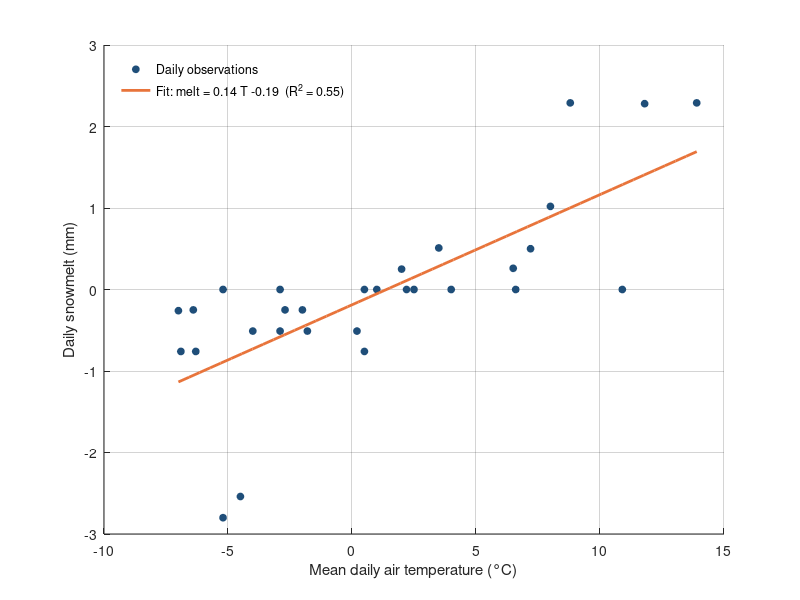

This chart was generated by the following MATLAB code:
% Daily snowmelt vs air temperature, Bogus Basin, April 2023 (degree-day regression)
% Chapter 6 draft; data supplied by chapter author (bogus_basin_april2023_temp_melt.csv)
% Run: run temperature_melt_regression.m -> figure_matlab.png (MATLAB or GNU Octave)
clear; close all;
fid = fopen('bogus_basin_april2023_temp_melt.csv'); fgetl(fid);
C = textscan(fid, '%f%f', 'Delimiter', ','); fclose(fid);
T = C{1}; melt = C{2};
p = polyfit(T, melt, 1); cc = corrcoef(T, melt); r2 = cc(1,2)^2;
xs = linspace(min(T), max(T), 50);
figure('Visible', 'off', 'Position', [100 100 700 500], 'Color', 'w'); hold on;
h1 = plot(T, melt, 'o', 'MarkerFaceColor', [0.122 0.306 0.475], 'MarkerEdgeColor', [0.122 0.306 0.475], 'MarkerSize', 5, 'LineStyle', 'none');
h2 = plot(xs, polyval(p, xs), '-', 'Color', [0.91 0.455 0.231], 'LineWidth', 2);
xlabel('Mean daily air temperature (°C)'); ylabel('Daily snowmelt (mm)');
legend([h1 h2], {'Daily observations', sprintf('Fit: melt = %.2f T %+.2f  (R^2 = %.2f)', p(1), p(2), r2)}, 'Location', 'northwest'); legend boxoff;
box off; grid on; set(gca, 'GridAlpha', 0.2);
print('-dpng', '-r150', 'figure_matlab.png');
